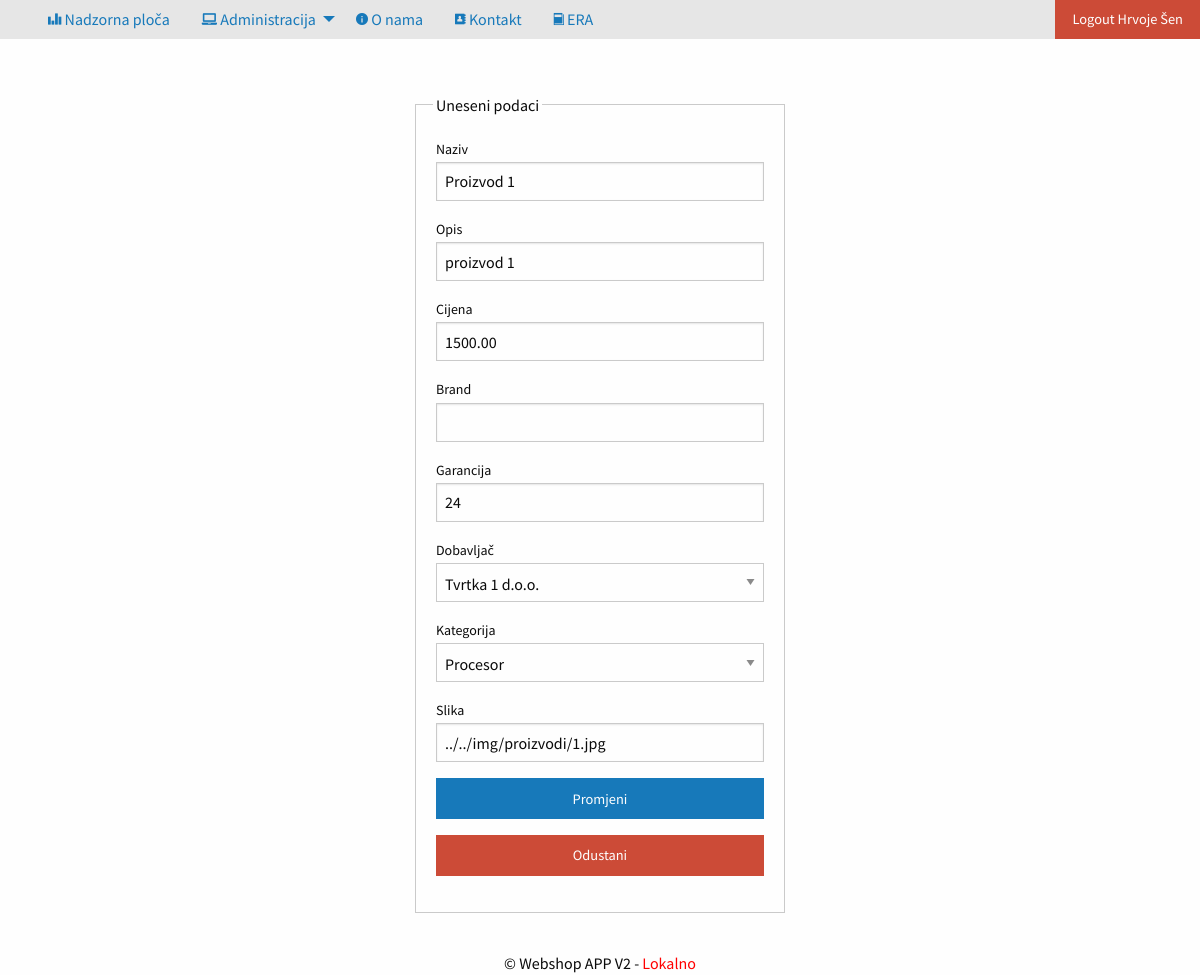
The app's page /privatno/proizvodi/promjena.php?sifra=1 (signed in) with its own data.
### tables this page shows
create table proizvod(
sifra			int (6) not null primary key auto_increment,
naziv			varchar (50) not null,
opis			varchar (1000),
cijena			decimal (18,2) not null,
brand			varchar (50),
garancija		int (2) default 0,
dobavljac		int (6) not null,
kategorija		int (6) not null,
slika 			varchar(50),
unique key sifra (sifra)
);

create table dobavljac(
sifra			int (6) not null primary key auto_increment,
oib				char (11) not null,
naziv			varchar (100) not null,
ziroracun		varchar (50) not null,
email			varchar (100),
adresa			varchar (255),
mjesto			varchar (255),
postanskiBroj	int (5)
);

create table kategorija(
sifra			int (6) primary key auto_increment,
naziv			varchar (50) not null,
slika			varchar (255),
opis			varchar (50)
);

### privatno/proizvodi/promjena.php (the view, shortened to what this page needs)
<?php include_once '../../konfiguracija.php'; provjeraLogin();
if(isset($_GET["sifra"])){
	$izraz=$veza->prepare("select * from proizvod where sifra=:sifra");
	$izraz->execute(array("sifra"=>$_GET["sifra"]));
	$proizvod = $izraz->fetch(PDO::FETCH_OBJ);
}
?>
<!doctype html>
<html class="no-js" lang="en" dir="ltr">
	<head>
		<?php include_once '../../predlosci/zaglavlje.php'; ?>
	</head>
	<body>
		<?php include_once '../../predlosci/izbornik.php'; ?>
		<div class="row">
			<div class="grid-x grid-padding-x">
				<div class="cell large-4 large-offset-4">
					<form method="POST">
						<fieldset class="fieldset">
							<legend>Uneseni podaci</legend>
							<label for="naziv">Naziv</label>
							<input name="naziv" id="naziv" value="<?php echo $proizvod->naziv; ?>" type="text" />
							<label for="opis">Opis</label>
							<input name="opis" id="opis" value="<?php echo $proizvod->opis; ?>" type="text" />
							<label for="cijena">Cijena</label>
							<input name="cijena" id="cijena" value="<?php echo $proizvod->cijena; ?>" type="number" />
							<label for="brand">Brand</label>
							<input name="brand" id="brand" value="<?php echo $proizvod->brand; ?>" type="text" />
							<label for="garancija">Garancija</label>
							<input name="garancija" id="garancija" value="<?php echo $proizvod->garancija; ?>" type="number" />
							<label for="dobavljac">Dobavljač</label>
							<select name="dobavljac">
										<?php
										$izraz=$veza->prepare("select sifra, naziv from dobavljac order by naziv");
										$izraz->execute();
										$rezultati=$izraz->fetchAll(PDO::FETCH_OBJ);
										foreach ($rezultati as $red) :
										?>
										<option <?php
										if($proizvod->naziv!="" && $proizvod->dobavljac == $red->sifra){
											echo " selected=\"selected\" ";
										}
										?> value="<?php echo $red->sifra ?>"><?php echo $red->naziv ?></option>
										<?php endforeach; ?>
							</select>
							<label for="kategorija">Kategorija</label>
							<select name="kategorija">
										<?php
										$izraz=$veza->prepare("select sifra, naziv from kategorija order by naziv");
										$izraz->execute();
										$rezultati=$izraz->fetchAll(PDO::FETCH_OBJ);
										foreach ($rezultati as $red) :
										?>
										<option <?php
										if($proizvod->naziv!="" && $proizvod->kategorija == $red->sifra){
											echo " selected=\"selected\" ";
										}
										?> value="<?php echo $red->sifra ?>"><?php echo $red->naziv ?></option>
										<?php endforeach; ?>
							</select>
							<label for="slika">Slika</label>
							<input name="slika" id="slika" value="<?php echo $proizvod->slika; ?>" type="text" />
							<input name="promjena" type="submit" class="button expanded" value="<?php
							if($proizvod->naziv==""){
								echo "Dodaj novi";
							}else{
								echo "Promjeni";
							}
							?>"/>
							<input name="odustani" type="submit" class="alert button expanded" value="Odustani"/>
						</fieldset>
					</form>
				</div>
			</div>
		</div>
		<?php	include_once '../../predlosci/podnozje.php'; ?>
	</body>
</html>

### css/app.css (style rules this page uses)
body { font-family: 'Source Sans Pro', sans-serif; }
.row { max-width: 100%; padding-top: 20px; }

### records on screen
proizvod: naziv "Proizvod 1", opis "proizvod 1", cijena "1500.00", garancija "24", dobavljac "Tvrtka 1 d.o.o.", kategorija "Procesor", slika "../../img/proizvodi/1.jpg", promjena "Promjeni"

### other values on screen
$_SESSION["logiran"]->ime "Hrvoje"
$_SESSION["logiran"]->prezime "Šen"
$naslovAplikacije "Webshop APP V2"
